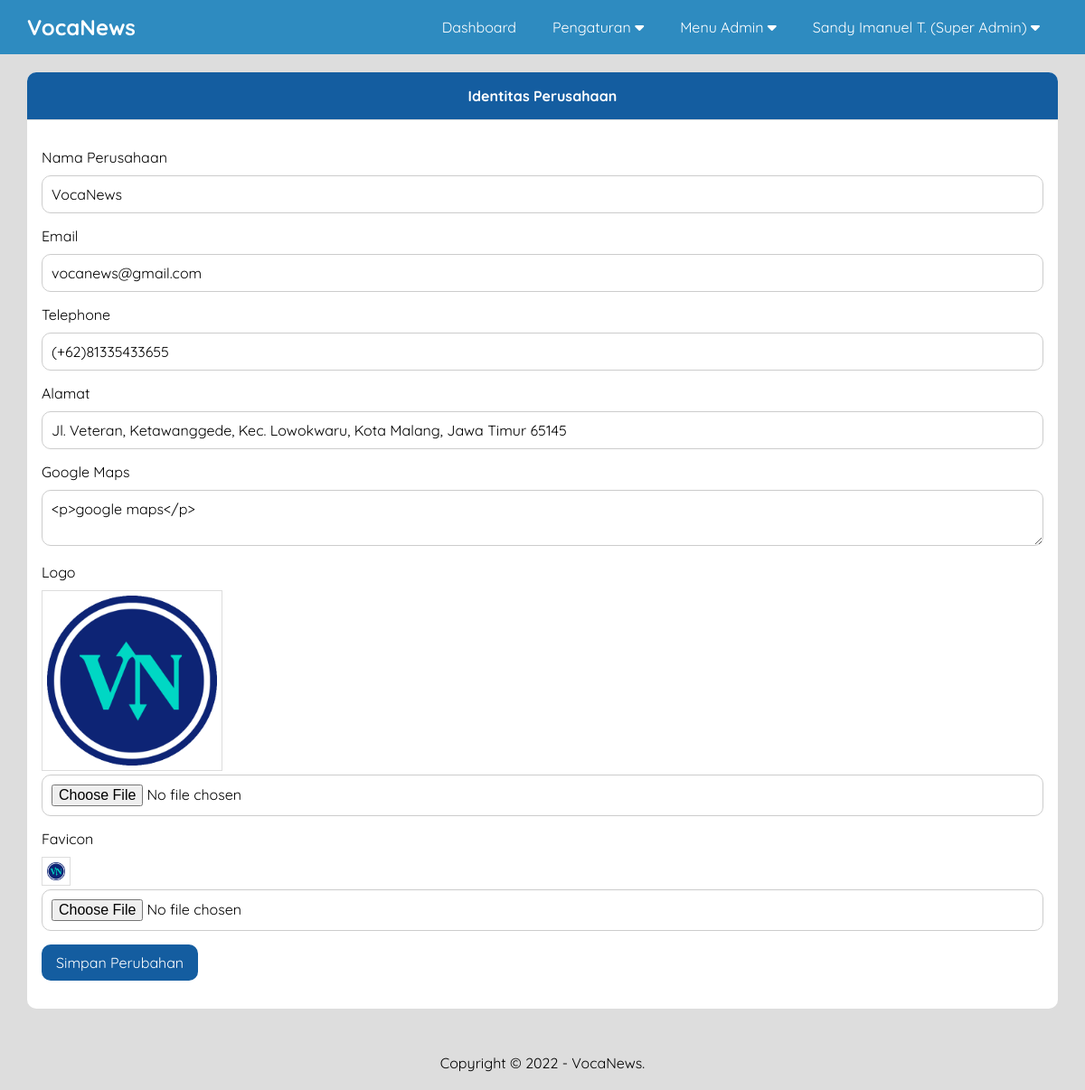
The page /admin/index.php?includes=identitas-perusahaan (signed in) on the database its author committed.
### tables this page shows
CREATE TABLE `pengaturan` (
  `id` int(11) NOT NULL,
  `nama` varchar(100) NOT NULL,
  `email` varchar(100) NOT NULL,
  `telepon` varchar(20) NOT NULL,
  `alamat` text NOT NULL,
  `logo` varchar(100) NOT NULL,
  `favicon` varchar(100) NOT NULL,
  `tentang_perusahaan` text NOT NULL,
  `foto_perusahaan` varchar(100) NOT NULL,
  `google_maps` text NOT NULL,
  `nama_pimpinan` varchar(100) NOT NULL,
  `foto_pimpinan` varchar(100) NOT NULL,
  `sambutan_pimpinan` text NOT NULL,
  `created_at` timestamp NOT NULL DEFAULT current_timestamp(),
  `updated_at` datetime DEFAULT NULL
);

### admin/includes/identitas-perusahaan.php (the view, shortened to what this page needs)
<div class="content">
    <div class="container">
        <div class="box">
            <div class="box-header">
                Identitas Perusahaan
            </div>
            <div class="box-body">
                <form action="" method="post" enctype="multipart/form-data">
                    <div class="form-group">
                        <label>Nama Perusahaan</label>
                        <input type="text" name="nama" value="<?php echo $d->nama ?>" class="input-control" required>
                    </div>
                    <div class="form-group">
                        <label>Email</label>
                        <input type="email" name="email" value="<?php echo $d->email ?>" class="input-control" required>
                    </div>
                    <div class="form-group">
                        <label>Telephone</label>
                        <input type="text" name="telp" value="<?php echo $d->telepon ?>" class="input-control" required>
                    </div>
                    <div class="form-group">
                        <label>Alamat</label>
                        <input type="text" name="alamat" value="<?php echo $d->alamat ?>" class="input-control" required>
                    </div>
                    <div class="form-group">
                        <label>Google Maps</label>
                        <textarea name="gmaps" class="input-control" placeholder="Google Maps" required><?php echo $d->google_maps ?></textarea>
                    </div>
                    <div class="form-group">
                        <label>Logo</label>
                        <img src="images/identitas/<?= $d->logo ?>" width="200px" class="image">
                        <input type="file" name="logo_baru" class="input-control">
                    </div>
                    <div class="form-group">
                        <label>Favicon</label>
                        <img src="images/identitas/<?= $d->favicon ?>" class="image" width="32px">
                        <input type="file" name="favicon_baru" class="input-control">
                    </div>
                    <input type="submit" name="submit" value="Simpan Perubahan" class="btn">
                </form>
            </div>
        </div>
    </div>
</div>

### admin/includes/header.php (shortened to what this page needs)
<body class="bg-light">
    <div class="navbar">
        <div class="container">
            <h2 class="nav-brand float-left"><a href="index.php?includes=dashboard"><?= $d->nama ?></a></h2>
            <ul class="nav-menu float-right">
                <li><a href="index.php?includes=dashboard">Dashboard</a></li>
                <?php
                    if (isset($_SESSION['level'])){
                        if($_SESSION['level'] == "Super Admin"){
                ?>
                <li>
                    <a href="#">Pengaturan <i class="fa fa-caret-down"></i></a>
                </li>
                <?php }}?>
                <li>
                    <a href="#">Menu Admin <i class="fa fa-caret-down"></i></a>
                </li>
                <li>
                    <a href="#"><?= $_SESSION['nama']?> (<?= $_SESSION['level'] ?>) <i class="fa fa-caret-down"></i></a>
                </li>
            </ul>
        </div>
    </div>

### admin/includes/footer.php (shortened to what this page needs)
<?php
    $sql = "SELECT * FROM `pengaturan` ORDER BY `id` DESC LIMIT 1";
    $identitas = mysqli_query($conn,$sql);
    $d = mysqli_fetch_object($identitas);
?>
    <div class="footer">
        <div class="container text-center">
            Copyright &copy; 2022 - <?= $d->nama ?>.
        </div>
    </div>
</body>
</html>

### assets/css/style.css (style rules this page uses)
* { padding: 0; margin: 0; font-family: 'Quicksand', sans-serif; box-sizing: border-box; }
a { text-decoration: none; }
.bg-light { background-color: #DDD; }
.float-left { float: left; }
.float-right { float: right; }
.container { width: 1140px; margin: 0 auto; }
.container::after { content: ""; display: block; clear: both; }
.box { background-color: #fff; border-radius: 10px; overflow: hidden; }
.box-header { padding: 16px; border-bottom: 1px solid #ddd; background-color: #145DA0; color: white; font-weight: bold; text-align: center; }
.box-body { padding: 16px; }
form { margin: 15px 0; }
.form-group { margin-bottom: 15px; }
.form-group label { display: block; margin-bottom: 10px; }
.form-group .input-control { padding: 10px; width: 100%; font-size: 16px; border-radius: 10px; border: 1px solid #ccc; }
.btn { border: none; border-radius: 10px; background-color: #145DA0; color: white; padding: 10px 16px; font-size: 16px; cursor: pointer; }
.navbar { height: 60px; width: 100%; background-color: #2E8BC0; position: fixed; top: 0; z-index: 1000; }
.navbar a { color: #fff; }
.nav-brand { display: inline-block; padding: 15px 0; margin-right: 20px; }
.nav-menu { display: flex; list-style: none; }
.nav-menu li a { padding: 20px; display: inline-block; }
.content { padding: 80px 0 30px 0; }
.text-center { text-align: center; }
.footer { padding: 20px 0; }
.image { border: 1px solid #DDD; padding: 5px; }

### rows shown on the page
pengaturan: nama "VocaNews", email "vocanews@gmail.com", telp "(+62)81335433655", alamat "Jl. Veteran, Ketawanggede, Kec. Lowokwaru, Kota Malang, Jawa Timur 65145", gmaps "<p>google maps</p>", logo (picture), favicon (picture)

### other values the page prints
$_SESSION['nama'] "Sandy Imanuel T."
$_SESSION['level'] "Super Admin"
